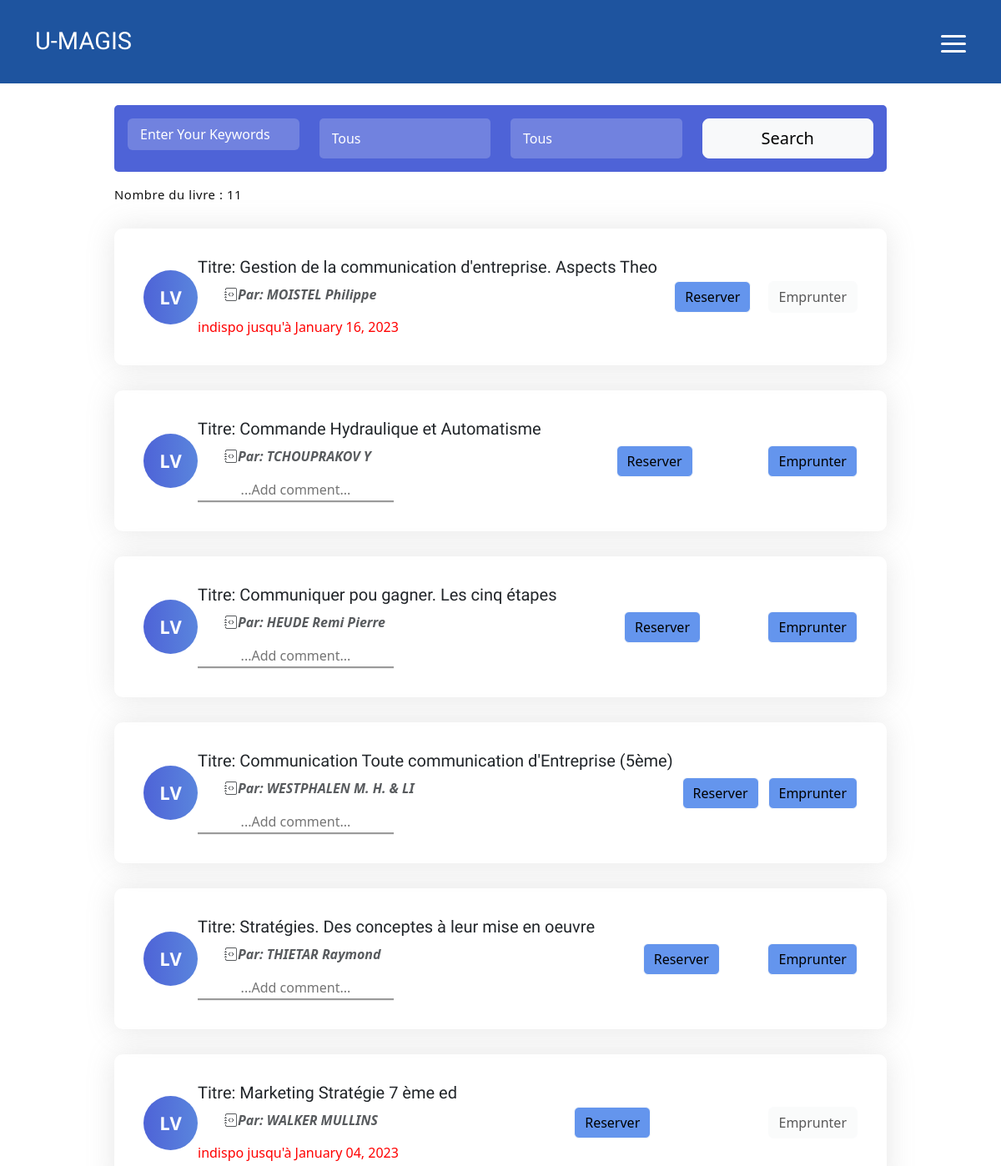
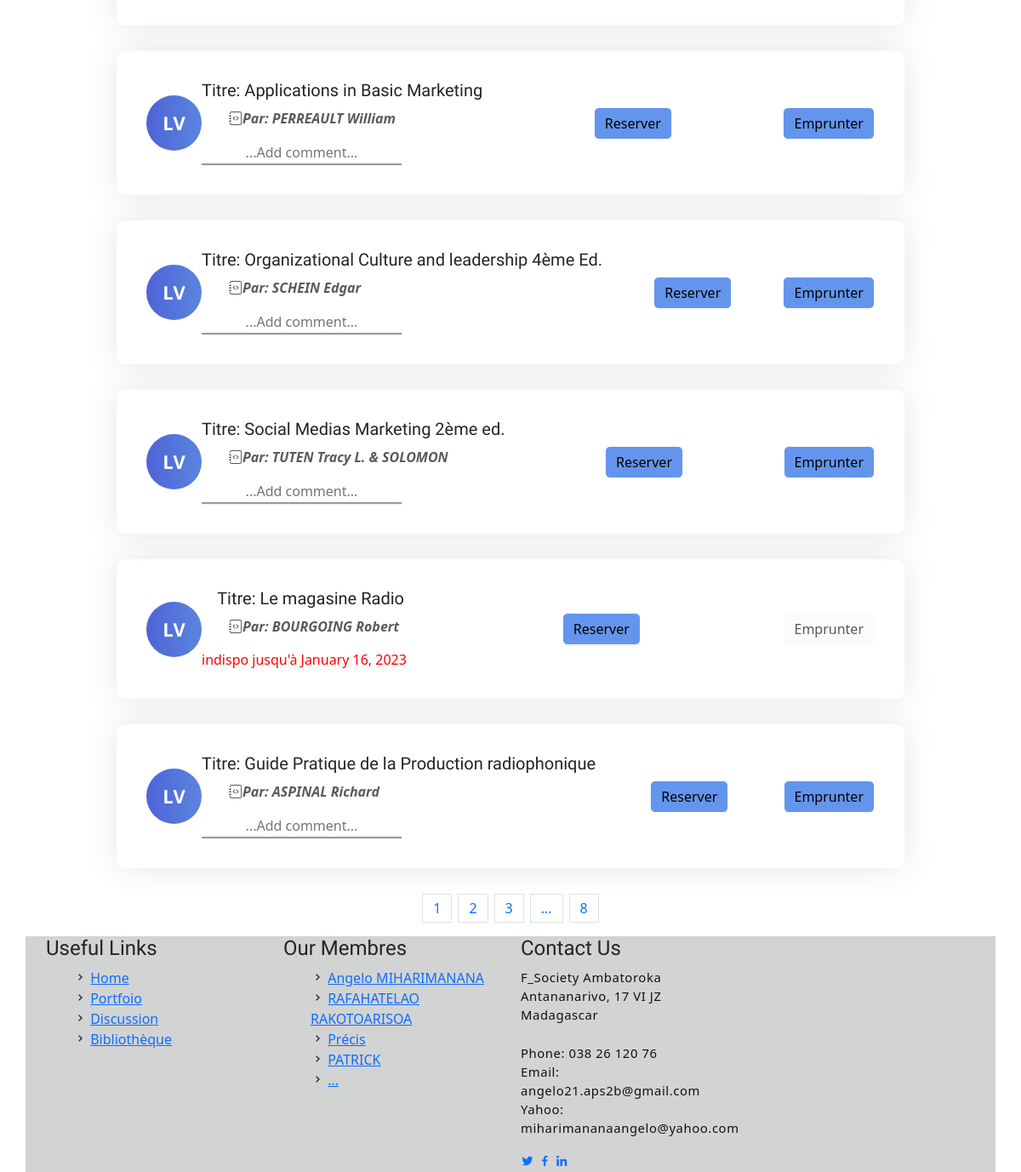
The app's page /biblio/ (signed in) with its own data (2 pictures, top to bottom).
### bibliotheque/models.py (models this page shows)
class Books(models.Model):
    numero = models.CharField(max_length=6)
    auteur = models.CharField(max_length=30)
    titre = models.CharField(max_length=100)
    edition = models.CharField(max_length=10, blank=True)
    annee = models.IntegerField(blank=True)
    lieu = models.CharField(max_length=15, blank=True)
    cotation = models.CharField(max_length=10)
    etat = models.IntegerField()
    observation = models.CharField(max_length=20, blank=True)
    categorie = models.CharField(max_length=50)

### gestionLivres/views.py (the view)
# urls.py: path('biblio/', include('gestionLivres.urls')),
def biblio(request):
    if 'logged_user_id' in request.session:
        logged_user_id = request.session['logged_user_id']
        logged_user = Users.objects.get(id=logged_user_id)
        listbook = []
        books = Books.objects.all()
        if request.method == 'POST':
            motsclef = request.POST['recherche']
            motsclef = motsclef.lower() ##Mettre le mots clef en miniscule
            booksList = Books.objects.filter(titre__startswith = motsclef)
            if len(motsclef) == 0:
                pass
            else:
                booksList2 = Books.objects.filter(titre__icontains = motsclef)
                for book in booksList2:
                    try:
                        bookemprunted = models.Empruntes.objects.get(idBook=book.id)
                        emprunted = 1
                        disponibilite = bookemprunted.dateEntre
                    except:
                        emprunted = 0
                        disponibilite = None
                    idBook = book.id
                    cotation = book.cotation
                    titre = book.titre
                    auteur = book.auteur
                    bookshow = {
                            'cotation':cotation,
                            'titre':titre,
                            'auteur':auteur,
                            'idBook':idBook,
                            'emprunted':emprunted,
                            'disponible': disponibilite,
                        }
                    listbook.append(bookshow)
            for book in booksList:
                try:
                    bookemprunted = models.Empruntes.objects.get(idBook=book.id)
                    emprunted = 1
                    disponibilite = bookemprunted.dateEntre
                except:
                    emprunted = 0
                    disponibilite = None
                idBook = book.id
                cotation = book.cotation
                titre = book.titre
                auteur = book.auteur
                bookshow = {
                        'cotation':cotation,
                        'titre':titre,
                        'auteur':auteur,
                        'idBook':idBook,
                        'emprunted':emprunted,
                        'disponible': disponibilite,
                    }
                listbook.append(bookshow)
            return render(request, 'biblio.html', context={'listbook':listbook,'nbr_book':len(listbook)})
            print(motsclef.lower())
        else:
            categorie = request.GET.get('categorie')
            print(categorie)
            if categorie == 'all':
                books = Books.objects.all()
                print('ALL')
            else:
                if categorie != 'None':
                    try:
                        books = Books.objects.filter(categorie__startswith = categorie)
                        booksList2 = Books.objects.filter(categorie__icontains = categorie)
                        for book in booksList2:
                            try:
                                bookemprunted = models.Empruntes.objects.get(idBook=book.id)
                                emprunted = 1
                                disponibilite = bookemprunted.dateEntre
                            except:
                                emprunted = 0
                                disponibilite = None
                            idBook = book.id
                            cotation = book.cotation
                            titre = book.titre
                            auteur = book.auteur
                            bookshow = {
                                    'cotation':cotation,
                                    'titre':titre,
                                    'auteur':auteur,
                                    'idBook':idBook,
                                    'emprunted':emprunted,
                                    'disponible': disponibilite,
                                }
                            listbook.append(bookshow)
                    except:
                        books = Books.objects.all()
            for book in books:
                try:
                    bookemprunted = models.Empruntes.objects.get(idBook=book.id)
                    emprunted = 1
                    disponibilite = bookemprunted.dateEntre.strftime("%B %d, 20%y")
                except:
                    emprunted = 0
                    disponibilite = None
                idBook = book.id
                cotation = book.cotation
                titre = book.titre
                auteur = book.auteur
                bookshow = {
                        'cotation':cotation,
                        'titre':titre,
                        'auteur':auteur,
                        'idBook':idBook,
                        'emprunted':emprunted,
                        'disponible': disponibilite,
                    }
                if bookshow in listbook:
                    pass
                else:
                    listbook.append(bookshow)
            return render(request, 'biblio.html', context={'listbook':listbook, 'nbr_book':len(listbook)})
    else:
        return render(request, 'login2.html')

### templates/biblio.html (shortened to what this page needs)
{% extends 'baseheader.html' %}
    {% block static %}
        {% load static %}
        <link rel="stylesheet" href="{% static 'css/appmain.css' %}">
        <link rel="stylesheet" href="https://cdnjs.cloudflare.com/ajax/libs/material-design-iconic-font/2.2.0/css/material-design-iconic-font.min.css" />
	    <link href="https://cdn.jsdelivr.net/npm/bootstrap@5.3.0-alpha1/dist/css/bootstrap.min.css" rel="stylesheet">
    {% endblock %}
  {% block body %}
<div class="container">
            <div class="row">
                 <div class="col-lg-10 mx-auto mb-4">
                    <div class="section-title text-center ">
                        <h3 class="top-c-sep" style="font-family: cursive;">BIBLIOTHEQUE</h3>
                        <p>Lorem ipsum dolor sit detudzdae amet, rcquisc adipiscing elit. Aenean socada commodo
                            ligaui egets dolor. Nullam quis ante tiam sit ame orci eget erovtiu faucid.</p>
                    </div>
                </div>
            </div>
            <div class="row">
                <div class="col-lg-10 mx-auto">
                    <div class="career-search mb-60">
                        <form action="http://127.0.0.1:8000/biblio/" class="career-form mb-60" method="post"> {% csrf_token %}
                            <div class="row">
                                <div class="col-md-6 col-lg-3 my-3">
                                    <div class="input-group position-relative">
                                        <input type="text" name="recherche" class="form-control" placeholder="Enter Your Keywords" id="keywords">
                                    </div>
                                </div>
                                <div class="col-md-6 col-lg-3 my-3">
                                    <div class="select-container">
                                        <select class="custom-select">
                                            <option selected="">Tous</option>
                                        </select>
                                    </div>
                                </div>
                                <div class="col-md-6 col-lg-3 my-3">
                                    <div class="select-container">
                                        <select name="liens"  class="custom-select">
                                                <option value="http://127.0.0.1:8000/biblio/?categorie=all">Tous</option>
                                        </select>
                                    </div>
                                </div>
                                <div class="col-md-6 col-lg-3 my-3">
                                    <input type="submit" class="btn btn-lg btn-block btn-light btn-custom" id="contact-submit" value="Search">
                                </div>
                            </div>
                        </form>
                        <div class="filter-result">
                            <p class="mb-30 ff-montserrat">Nombre du livre : {{ nbr_book }}</p>
                        {% for bookshow in listbook %}
                         <form action="http://127.0.0.1:8000/biblio/borrow/" method="post"> {% csrf_token %}
                            <div class="job-box d-md-flex align-items-center justify-content-between mb-30">
                                <div class="job-left my-4 d-md-flex align-items-center flex-wrap">
                                    <div class="img-holder mr-md-4 mb-md-0 mb-4 mx-auto mx-md-0 d-md-none d-lg-flex">
                                        LV
                                    </div>
                                    <div class="job-content">
                                        <h5 class="text-center text-md-left">Titre: {{ bookshow.titre }}</h5>
                                        <ul class="d-md-flex flex-wrap text-capitalize ff-open-sans">
                                            <li class="mr-md-4">
                                                <i class="bi bi-journal-code" style="font-size:medium;">Par: {{ bookshow.auteur }}</i>
                                            </li>
                                        </ul>
                                            {% if bookshow.emprunted == 0 %}
                                                 <span><input type="text" placeholder="...Add comment..." style="text-align: center; border:none; border-bottom:groove;"></span>
                                            {% else %}
                                                <span class="zmdi zmdi-time mr-2" style="color: red;"> indispo jusqu'à {{ bookshow.disponible }}</span>
                                            {% endif %}
                                    </div>
                                </div>
                                {% if bookshow.emprunted == 0 %}
                                        <div class="job-right my-4 flex-shrink-0">
                                            <input type="submit" name="clicked_button"  class="btn d-block w-100 d-sm-inline-block btn-light" value="Reserver" style="background-color: cornflowerblue;">
                                        </div>
                                        <div class="job-right my-4 flex-shrink-0">
                                            <input type="submit" name="clicked_button" class="btn d-block w-100 d-sm-inline-block btn-light" value="Emprunter" style="background-color: cornflowerblue;">
                                        </div>
                                {% else %}
                                        <div class="job-right my-4 flex-shrink-0">
                                            <input type="submit" name="clicked_button" class="btn d-block w-100 d-sm-inline-block btn-light" value="Reserver" style="background-color: cornflowerblue;">
                                        </div>
                                        <div class="job-right my-4 flex-shrink-0">
                                            <input type="submit" name="clicked_button" class="btn d-block w-100 d-sm-inline-block btn-light" value="Emprunter"  disabled>
                                        </div>
                                {% endif %}
                            </div>
                        </form>
                        {% endfor %}
                    <nav aria-label="Page navigation">
                        <ul class="pagination pagination-reset justify-content-center">
                            <li class="page-item disabled">
                                <a class="page-link" href="#" tabindex="-1" aria-disabled="true">
                                </a>
                            </li>
                            <li class="page-item"><a class="page-link" href="#">1</a></li>
                            <li class="page-item d-none d-md-inline-block"><a class="page-link" href="#">2</a></li>
                            <li class="page-item d-none d-md-inline-block"><a class="page-link" href="#">3</a></li>
                            <li class="page-item"><a class="page-link" href="#">...</a></li>
                            <li class="page-item"><a class="page-link" href="#">8</a></li>
                            <li class="page-item">
                                <a class="page-link" href="#">
                                </a>
                            </li>
                        </ul>
                    </nav>
                </div>
            </div>
        </div>
  {% endblock %}

### records on screen
Books: titre "Gestion de la communication d'entreprise. Aspects Theo", auteur "MOISTEL Philippe"
Books: titre "Commande Hydraulique et Automatisme", auteur "TCHOUPRAKOV Y"
Books: titre "Communiquer pou gagner. Les cinq étapes", auteur "HEUDE Remi Pierre"
Books: titre "Communication Toute communication d'Entreprise (5ème)", auteur "WESTPHALEN M. H. & LI"
Books: titre "Stratégies. Des conceptes à leur mise en oeuvre", auteur "THIETAR Raymond"
Books: titre "Marketing Stratégie 7 ème ed", auteur "WALKER MULLINS"
Books: titre "Applications in Basic Marketing", auteur "PERREAULT William"
Books: titre "Organizational Culture and leadership 4ème Ed.", auteur "SCHEIN Edgar"
Books: titre "Social Medias Marketing 2ème ed.", auteur "TUTEN Tracy L. & SOLOMON"
Books: titre "Le magasine Radio", auteur "BOURGOING Robert"
Books: titre "Guide Pratique de la Production radiophonique", auteur "ASPINAL Richard"

### other values on screen
{{ nbr_book }} "11"
{{ bookshow.disponible }} "January 16, 2023" "January 04, 2023" "January 16, 2023"
